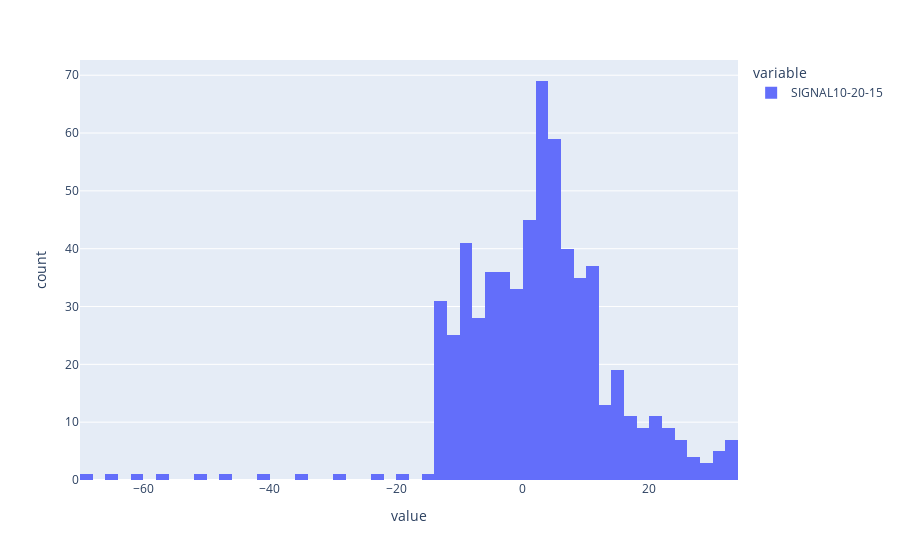

Write notebook code for a chart like this one.
### Code cell
#https://plotly.com/python/distplot/
# plot single
def plot_dist_timeseries(col_name):
 fig=px.histogram(df[col_name])
 return fig

fig_macd=plot_dist_timeseries('SIGNAL10-20-15')
fig_macd.show()

### Figure 1 — Plotly figure (JSON) as saved in the notebook; plotly's stock layout.template omitted (floating-point values rounded to 4 significant figures; data arrays with more than 128 entries replaced by an {"elided": "..."} marker saying what was removed)
{"data": [{"alignmentgroup": "True", "bingroup": "x", "hovertemplate": "variable=SIGNAL10-20-15<br>value=%{x}<br>count=%{y}<extra></extra>", "legendgroup": "SIGNAL10-20-15", "marker": {"color": "#636efa", "pattern": {"shape": ""}}, "name": "SIGNAL10-20-15", "offsetgroup": "SIGNAL10-20-15", "orientation": "v", "showlegend": true, "type": "histogram", "x": {"elided": "625 float values"}, "xaxis": "x", "yaxis": "y"}], "layout": {"autosize": true, "barmode": "relative", "legend": {"title": {"text": "variable"}, "tracegroupgap": 0}, "margin": {"t": 60}, "xaxis": {"anchor": "y", "autorange": true, "domain": [0, 1], "range": [-70, 34], "title": {"text": "value"}, "type": "linear"}, "yaxis": {"anchor": "x", "autorange": true, "domain": [0, 1], "range": [0, 72.63], "title": {"text": "count"}}}}
